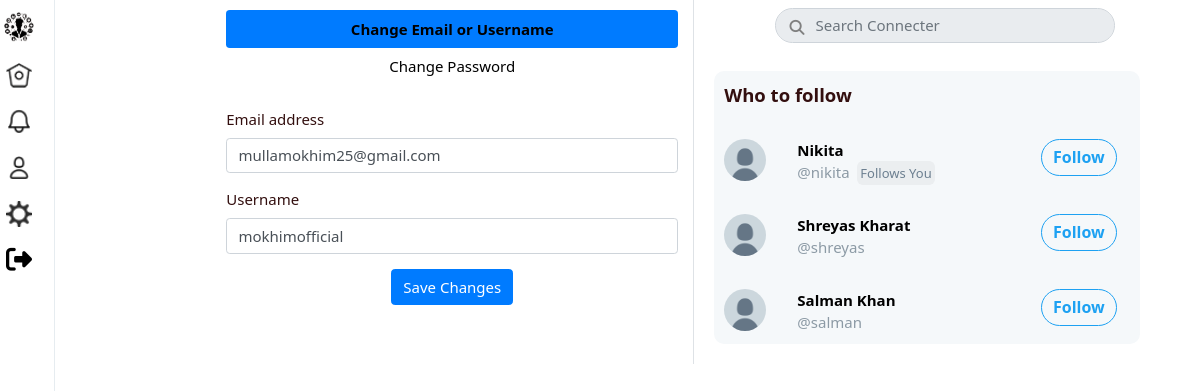
The app's page /account.php (signed in) with its own data.
### tables this page shows
CREATE TABLE IF NOT EXISTS `users` (
  `id` int NOT NULL AUTO_INCREMENT,
  `username` varchar(40) NOT NULL,
  `email` varchar(255) NOT NULL,
  `password` varchar(32) NOT NULL,
  `name` varchar(40) NOT NULL,
  `img` varchar(255) NOT NULL DEFAULT 'default.jpg',
  `imgCover` varchar(255) NOT NULL DEFAULT 'cover.png',
  `bio` varchar(140) NOT NULL DEFAULT '',
  `location` varchar(255) NOT NULL DEFAULT '',
  `website` varchar(255) NOT NULL DEFAULT '',
  PRIMARY KEY (`id`)
);

### core/classes/connection.php (called while the page is built, shortened)
<?php
class Connect {
    protected static $servername = "localhost";
    protected static $db_name="tweetphp";
    protected static $username = "root";
    protected static $password = "hyper";
    public static function connect() {
         $servername =self::$servername;
         $db_name = self::$db_name;
        try {
            $conn = new PDO("mysql:host=$servername;dbname=$db_name", self::$username, self::$password);
            $conn->setAttribute(PDO::ATTR_ERRMODE, PDO::ERRMODE_EXCEPTION);
            } catch(PDOException $e) {
            echo "Connection failed: " . $e->getMessage();
            }
            return $conn;
    }
}

### core/classes/User.php (called while the page is built, shortened)
<?php
class User extends Connect {
      public static function getData($id) {
        $stmt = self::connect()->prepare("SELECT * from `users` WHERE `id` = :id");
        $stmt->bindParam(":id" , $id , PDO::PARAM_STR);
        $stmt->execute();
       return $stmt->fetch(PDO::FETCH_OBJ);
      }
}

### core/classes/Follow.php (called while the page is built, shortened)
<?php
class Follow extends User {
    public static function isUserFollow($user_id ,$profile_id){
        $stmt = self::connect()->prepare("SELECT `follower_id` , `following_id` FROM `follow`
        WHERE `follower_id` = :user_id and `following_id` = :profile_id");
        $stmt->bindParam(":user_id", $user_id, PDO::PARAM_INT);
        $stmt->bindParam(":profile_id", $profile_id, PDO::PARAM_INT);
        $stmt->execute();
        if ($stmt->rowCount() > 0) {
            return true;
        } else return false;
    }
    public static function whoToFollow($user_id){
		$stmt = self::connect()->prepare("SELECT * FROM `users`
         WHERE `id` != :user_id AND `id` NOT IN
         (SELECT `following_id` FROM `follow` WHERE `follower_id` = :user_id) ORDER BY rand() LIMIT 3");
        $stmt->bindParam(":user_id", $user_id, PDO::PARAM_INT);
        $stmt->execute();
		return $stmt->fetchAll(PDO::FETCH_OBJ);
	}
    public static function FollowsYou($profile_id , $user_id){
		$stmt = self::connect()->prepare("SELECT * FROM `follow`
         WHERE `follower_id` = :profile_id AND `following_id` = :user_id");
        $stmt->bindParam(":user_id", $user_id, PDO::PARAM_INT);
        $stmt->bindParam(":profile_id", $profile_id, PDO::PARAM_INT);
        $stmt->execute();
        if ($stmt->rowCount() > 0) {
            return true;
        } else return false;
	}
}

### account.php (the view, shortened to what this page needs)
<?php
$user_id = $_SESSION['user_id'];
$user = User::getData($user_id);
$who_users = Follow::whoToFollow($user_id);
?>
<!DOCTYPE html>
<html lang="en">
<head>
    <link rel="stylesheet" href="assets/css/bootstrap.min.css">
    <link rel="stylesheet" href="assets/css/all.min.css">
    <link rel="stylesheet" href="assets/css/profile_style.css?v=<?php echo time(); ?>">
</head>
<body>
    <div id="mine">
    <div class="wrapper-left">
        <div class="sidebar-left">
          <div class="grid-sidebar" style="margin-top: 12px">
            <div class="icon-sidebar-align">
              <img src="<?php echo BASE_URL . "/assets/images/Logo.png"; ?>" alt="" height="30px" width="30px" />
            </div>
          </div>
          <a href="home.php">
          <div class="grid-sidebar bg-active" style="margin-top: 12px">
            <div class="icon-sidebar-align">
              <img src="<?php echo BASE_URL . "/includes/icons/tweethome.png"; ?>" alt="" height="26.25px" width="26.25px" />
            </div>
          </div>
          </a>
          <a href="notification.php">
          <div class="grid-sidebar">
            <div class="icon-sidebar-align position-relative">
              <img
                src="<?php echo BASE_URL . "/includes/icons/tweetnotif.png"; ?>"
                alt=""
                height="26.25px"
                width="26.25px"
              />
            </div>
          </div>
          </a>
            <a href="<?php echo BASE_URL . $user->username; ?>">
          <div class="grid-sidebar">
            <div class="icon-sidebar-align">
              <img src="<?php echo BASE_URL . "/includes/icons/tweetprof.png"; ?>" alt="" height="26.25px" width="26.25px" />
            </div>
          </div>
          </a>
          <a href="<?php echo BASE_URL . "account.php"; ?>">
          <div class="grid-sidebar ">
            <div class="icon-sidebar-align">
              <img src="<?php echo BASE_URL . "/includes/icons/tweetsetting.png"; ?>" alt="" height="26.25px" width="26.25px" />
            </div>
          </div>
          </a>
          <a href="includes/logout.php">
          <div class="grid-sidebar">
            <div class="icon-sidebar-align">
            <i style="font-size: 26px;" class="fas fa-sign-out-alt"></i>
            </div>
          </div>
          </a>
        </div>
      </div>
      <div class="grid-posts">
        <div class="border-right">
          <div class="grid-toolbar-center">
          </div>
          <div class="box-home feed">
               <div class="container">
                <div class="nav flex-column nav-pills" id="v-pills-tab" role="tablist" aria-orientation="vertical">
                  <a style="color:black !important;" class="nav-link active text-center" id="v-pills-home-tab" data-toggle="pill" href="#v-pills-home" role="tab" aria-controls="v-pills-home" aria-selected="true">Change Email or Username</a>
                  <a style="color:black !important;" class="nav-link text-center" id="v-pills-profile-tab" data-toggle="pill" href="#v-pills-profile" role="tab" aria-controls="v-pills-profile" aria-selected="false">Change Password</a>
                </div>
                <div class="tab-content" id="v-pills-tabContent">
                  <div class="tab-pane fade show active" id="v-pills-home" role="tabpanel" aria-labelledby="v-pills-home-tab">
                    <form method="POST" action="handle/handleAccountSetting.php" class="py-4" >
                      <div class="form-group">
                        <label for="exampleInputEmail1">Email address</label>
                        <input type="email" name="email" value="<?php echo $user->email; ?>" class="form-control" id="exampleInputEmail1" aria-describedby="emailHelp" placeholder="Enter email">
                      </div>
                      <div class="form-group">
                        <label for="exampleInputPassword1">Username</label>
                        <input type="text" name="username" value="<?php echo $user->username; ?>" class="form-control" id="exampleInputPassword1" placeholder="Username">
                      </div>
                      <div class="text-center">
                        <button type="submit" name="submit" class="btn btn-primary">Save Changes</button>
                      </div>
                    </form>
                  </div>
                </div>
               </div>
          </div>
        </div>
        <div>
        <div style="width: 90%;" class="container">
            <div class="input-group py-2 m-auto pr-5 position-relative">
            <i id="icon-search" class="fas fa-search tryy"></i>
            <input type="text" class="form-control search-input"  placeholder="Search Connecter">
            </div>
       </div>
       <div class="box-share">
            <p class="txt-share"><strong>Who to follow</strong></p>
            <?php
            foreach($who_users as $user) {
               $user_follow = Follow::isUserFollow($user_id , $user->id) ;
               ?>
          <div class="grid-share">
          <a style="position: relative; z-index:5; color:black" href="<?php echo $user->username;  ?>">
                      <img
                        src="assets/images/users/<?php echo $user->img; ?>"
                        alt=""
                        class="img-share"
                      />
                    </a>
                    <div>
                      <p>
                      <a style="position: relative; z-index:5; color:black" href="<?php echo $user->username;  ?>">
                      <strong><?php echo $user->name; ?></strong>
                      </a>
                    </p>
                      <p class="username">@<?php echo $user->username; ?>
                      <?php if (Follow::FollowsYou($user->id , $user_id)) { ?>
                  <span class="ml-1 follows-you">Follows You</span></p>
                  <?php } ?></p></p>
                    </div>
                    <div>
                      <button class="follow-btn follow-btn-m
                      <?= $user_follow ? 'following' : 'follow' ?>"
                      data-follow="<?php echo $user->id; ?>"
                      data-user="<?php echo $user_id; ?>"
                      style="font-weight: 700;">
                      <?php if($user_follow) { ?>
                        Following
                      <?php } else {  ?>
                          Follow
                        <?php }  ?>
                      </button>
                    </div>
                  </div>
                  <?php }?>
          </div>
        </div>
      </div> </div>
</body>
</html>

### assets/css/profile_style.css (style rules this page uses)
:root { --color-twitter-light-blue: rgb(234, 245, 252); --color-twitter-blue: rgb(72, 161, 235); --color-twitter-bg: rgb(231, 236, 239); --color-twitter-light-gray: rgb(245, 248, 250); --color-twitter-mid-gray: rgb(206, 214, 220); --color-twitter-dark-gray: rgb(102, 117, 130); --color-font-main: rgb(0, 0, 0); --color-font-secondary: #14171a; --color-nav-border: rgba(0, 0, 0, 0.25); }
* { margin: 0 ; padding: 0; box-sizing: border-box; list-style: none; text-decoration: none; }
body { font-family: system-ui, -apple-system, BlinkMacSystemFont, "Segoe UI", Roboto, Ubuntu, "Helvetica Neue", sans-serif; background-color: #ffffff; color: rgb(51, 15, 15); }
a { color: #000000; }
#mine .wrapper-left { display: flex !important; position: relative !important; }
#mine .wrapper-left .sidebar-left { position: fixed !important; width: 276px !important; height: 100%; background-color: #ffffff !important; font-size: 19px !important; border-right: 0.5px solid #e6ecf0 !important; margin-left: 40px !important; }
#mine .grid-sidebar { display: grid; grid-template-columns: 20% 80% !important; margin-bottom: 20px !important; }
#mine .icon-sidebar-align { display: flex !important; justify-content: center !important; align-items: center !important; }
#mine .bg-active { color: #1da1f2 !important; font-weight: bold !important; }
#mine p { margin: 0 ; }
#mine .username { margin: 0 !important; margin-top: 3px; font-size: 15px; color: #8c9aa5; }
#mine .grid-posts { display: grid; grid-template-columns: 64.8% auto; background-color: rgb(255, 255, 255); margin-left: 7%; }
#mine .border-right { border-right: 0.5px solid #e6ecf0; }
#mine button, #mine input { overflow: visible; }
#mine .grid-toolbar-center { display: grid; grid-template-columns: 95% 10%; }
#mine .box-home { margin-left: 22%; transition: 0.5s; }
#mine .box-share { margin: 20px; margin-right: 60px; border-radius: 10px; background-color: #F5F8FA; }
#mine .grid-share { padding: 10px; margin-top: 10px; display: grid; grid-template-columns: 18% 60% auto; transition: 0.5s; }
#mine .txt-share { font-size: 18.5px; padding: 10px; }
#mine .img-share { height: 49px; width: 49px; border-radius: 50px; }
.search-input { background-color: #E9ECEF !important; border-radius: 20px !important; padding-left: 40px; }
.tryy { position: absolute; top: 20px; left: 15px; z-index: 20; font-weight: 400; color: gray; }
.follow-btn { display: inline-block; color: #1DA1F2; height: 42px; text-align: center; vertical-align: middle; padding: 0.375rem 1.2rem; font-size: 16px; line-height: 1.5; border-radius: 28px 28px 28px 28px; -moz-border-radius: 28px 28px 28px 28px; -webkit-border-radius: 28px 28px 28px 28px; border: 1px solid #1DA1F2; cursor: pointer; margin-right: 30px; margin-top: 15px; background: transparent; font-weight: 700; transition: 0.3s; }
.follow-btn-m { padding: 0.375rem 0.75rem; font-weight: 400; height: auto; margin: 0 0 0 0 ; }
.wrapper-left a { color: #000000; }
.follows-you { font-size: 13px; font-weight: 500; color: #6C7F90; background-color: #EBEEF0; padding: 3px; border-radius: 6px; }
@media only screen and (max-width: 1200px) and (min-width: 801px) { html { font-size: 15px; } }
@media only screen and (max-width: 1200px) and (min-width: 801px) { #mine .wrapper-left .sidebar-left { position: fixed !important; width: 40px !important; height: 100%; background-color: #ffffff !important; font-size: 19px !important; border-right: 0.5px solid #e6ecf0 !important; margin-left: 15px !important; } }
@media only screen and (max-width: 1200px) and (min-width: 801px) { #mine .grid-posts { display: grid; grid-template-columns: 57% auto; background-color: rgb(255, 255, 255); margin-left: 2%; } }
@media only screen and (max-width: 1200px) and (min-width: 801px) { #mine .border-right { border-right: 0.5px solid #e6ecf0; } }
@media only screen and (max-width: 1200px) and (min-width: 801px) { #mine .img-share { height: 42px; width: 42px; border-radius: 50px; } }
.nav-link.active { color: #2290D4 !important; font-weight: 600 !important; }

### account.php (style rules this page uses)
.container { padding-left: 55px; }

### records on screen
users: email "mullamokhim25@gmail.com", username "mokhimofficial"
users: img (placeholder picture), name "Nikita", username "nikita", shows "Follows You"
users: img (placeholder picture), name "Shreyas Kharat", username "shreyas"
users: img (placeholder picture), name "Salman Khan", username "salman"
